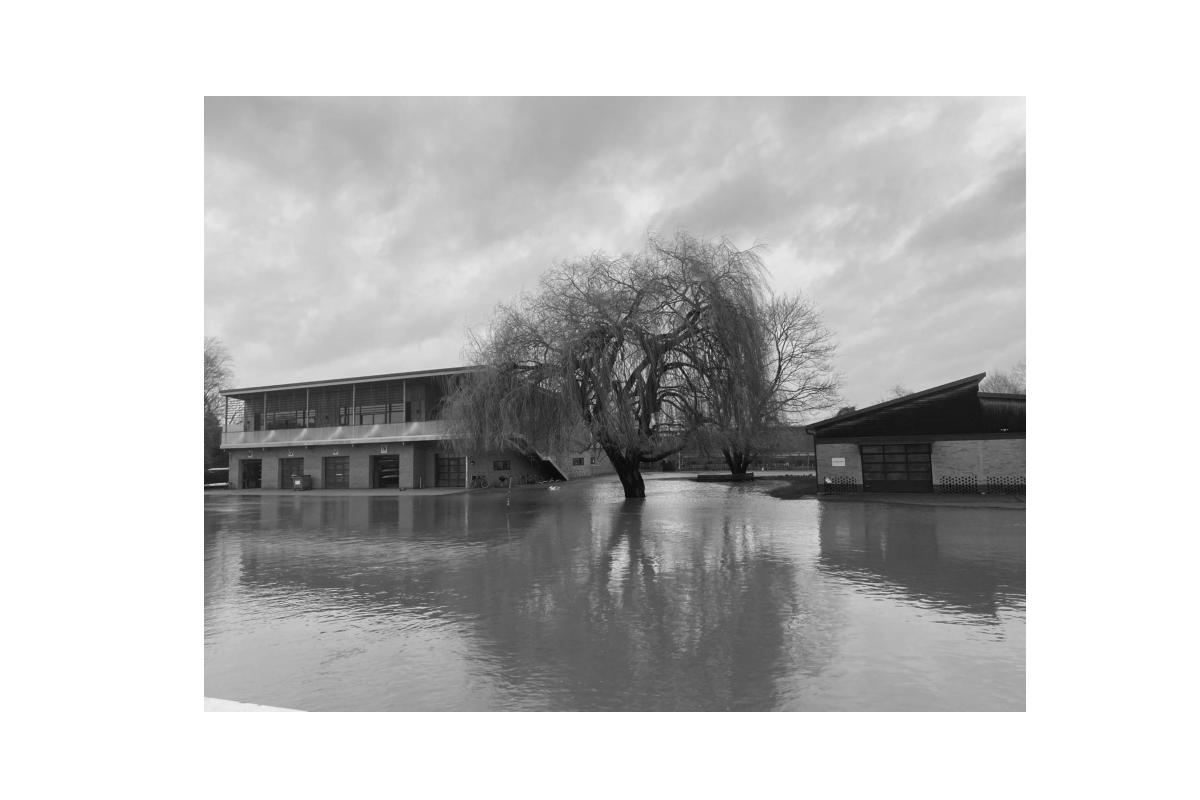
#> input picture data/river_side.jpeg, 1200 x 800 px, found by its file name
$ python q2c.py ../data/river_side.jpeg
#> lines starting #> are read from the running program, lines starting #| are printed output that depends on the picture; after the words box and inside, x2 and y2 are one past the last pixel; in counts of white or black regions, pixels touching at a corner belong together
import argparse
import pywt
import numpy as np
import matplotlib.pyplot as plt
from skimage import io
from copy import deepcopy


def main(image_path, level, crop_list):
    # Read the image.
#> called with image_path = '../data/river_side.jpeg'
    img = io.imread("data/river_side.jpeg")
#> img is the input picture: shape (800, 1200, 3); min 0, max 255, mean 195.9

    # Convert RGB to gray scale.
    img_gray = np.mean(img, axis=2)
    level = 2

    img_gray = img_gray[crop_list[0] : crop_list[1], crop_list[2] : crop_list[3]]
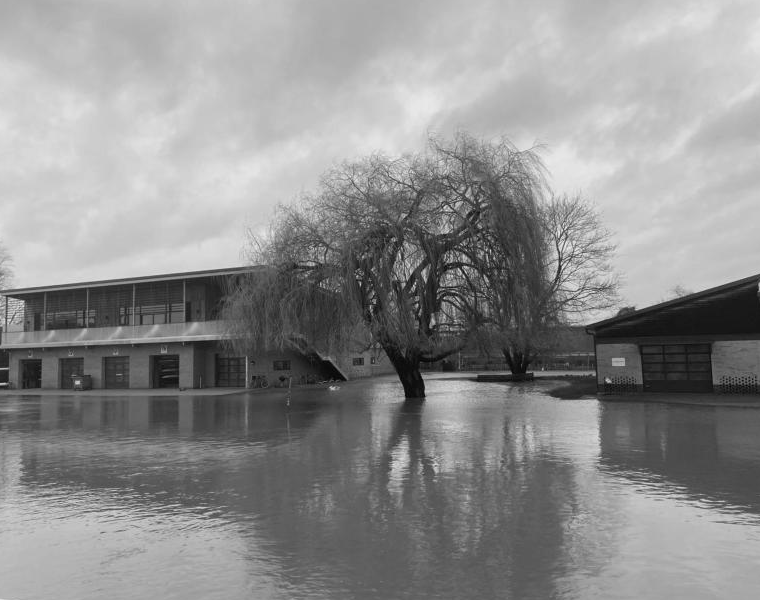
#> img_gray: shape (600, 760) float64; min 0, max 238, mean 142

    coeffs = pywt.wavedec2(img_gray, wavelet="db4", mode="per", level=level)
#> coeffs = 3 items
    coeff_array, coeff_slices = pywt.coeffs_to_array(coeffs)
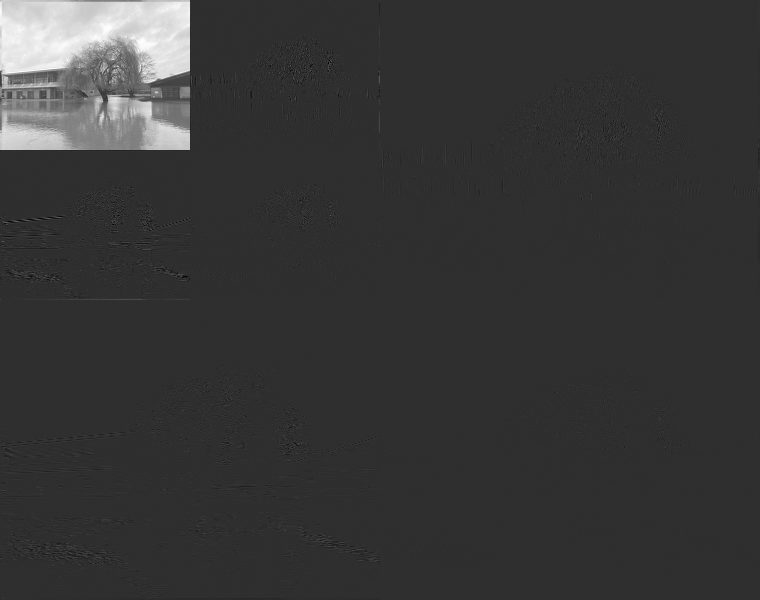
#> coeff_array: shape (600, 760) float64; min -209.8, max 925.7, mean 35.5; drawn with min black and max white
#> coeff_slices = 3 items

    # Threshold wavelet coefficients retaining only the largest 15%.
    coeff_array_top_15_binary = np.abs(coeff_array) > np.percentile(
        np.abs(coeff_array), 85
    )
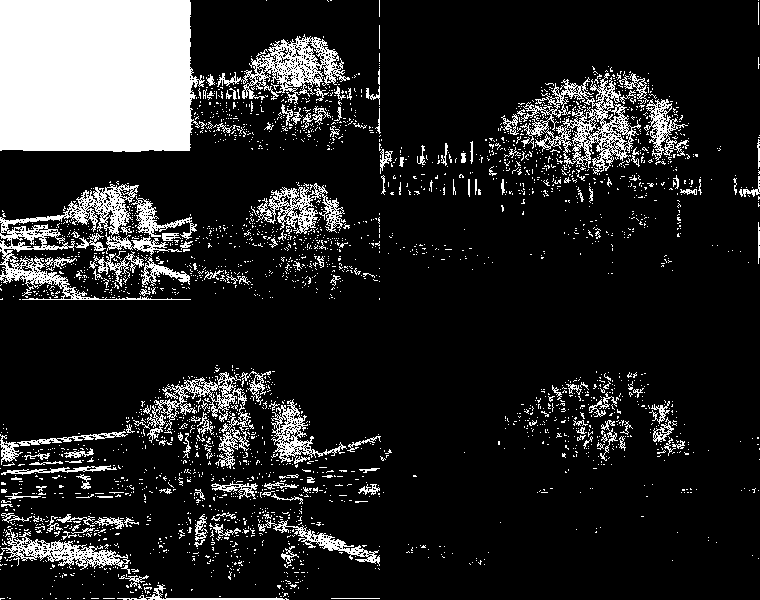
#> coeff_array_top_15_binary: shape (600, 760) bool; 15% white; 2859 white regions (2692 under 20 px), largest, box (x1, y1, x2, y2) and area: (0, 0, 205, 152) 28936, (0, 184, 191, 300) 4794, (520, 73, 641, 175) 3685

    plt.imshow(coeff_array_top_15_binary, cmap="gray")
    plt.axis("off")
    plt.title("Thresholded Wavelet Coefficients - Top 15%")
    plt.tight_layout()
    plt.savefig("outputs/q2c_thresholded_wavelet_coeffs.png", dpi=300)
    print(
        "[INFO] Thresholded coefficient plot saved to "
        "'outputs/q2c_thresholded_wavelet_coeffs.png'"
    )

    # Reconstruct the image using the thresholded coefficients.
    coeffs = pywt.array_to_coeffs(coeff_array, coeff_slices, output_format="wavedec2")

    reconstructed_img = pywt.waverec2(coeffs, wavelet="db4", mode="per")

    plt.imshow(reconstructed_img, cmap="gray")
    plt.axis("off")
    plt.title("Reconstructed Image")
    plt.tight_layout()
    plt.savefig("outputs/q2c_reconstructed_image.png", dpi=300)
    print(
        "[INFO] Reconstructed image saved to " "'outputs/q2c_reconstructed_image.png'"
    )

    # Compute diff between original and reconstructed image.
    diff = img_gray - reconstructed_img
    plt.imshow(diff, cmap="gray")
    plt.axis("off")
    plt.colorbar()
    plt.title(f"Difference Image (MSE: {np.mean(diff ** 2):.2f})")
    plt.tight_layout()
    plt.savefig("outputs/q2c_diff_image.png", dpi=300)
    print("[INFO] Difference image saved to 'outputs/q2c_diff_image.png'")

    # Visualise reconstruction when retaining diff percentages of top coeffs.
    thresholds = [0.2, 0.1, 0.05, 0.025]
    for thresh in thresholds:
        coeff_array_dup = deepcopy(coeff_array)
        coeff_threshold = np.percentile(np.abs(coeff_array), 100 * (1 - thresh))

        # Zeroing out smaller coefficients
        coeff_array_dup[np.abs(coeff_array) < coeff_threshold] = 0

        # Convert array back to original coefficient structure
        coeffs_thresh = pywt.array_to_coeffs(
            coeff_array_dup, coeff_slices, output_format="wavedec2"
        )

        # Reconstruct image from thresholded coefficients.
        img_reconstructed = pywt.waverec2(coeffs_thresh, "db4", mode="periodization")

        # Compute difference and MSE
        difference = img_gray - img_reconstructed
        mse = np.mean((difference) ** 2)

        fig, ax = plt.subplots(1, 3, figsize=(15, 5))
        ax[0].imshow(img_gray, cmap="gray", interpolation="nearest")
        ax[0].set_title("Original Image")
        ax[0].axis("off")

        ax[1].imshow(img_reconstructed, cmap="gray", interpolation="nearest")
        ax[1].set_title("Reconstructed Image")
        ax[1].axis("off")

        im = ax[2].imshow(difference, cmap="coolwarm", interpolation="nearest")
        ax[2].set_title(f"Difference Image\nMSE: {mse:.2e}")
        ax[2].axis("off")
        fig.colorbar(im, ax=ax[2], fraction=0.036, pad=0.04)

        plt.tight_layout()
        plt.savefig(
            f"outputs/q2c_river_side_threshold_{thresh}.jpeg",
            dpi=300,
            bbox_inches="tight",
        )
        print(
            f"[INFO] Thresholded coefficient plot saved to "
            f"'outputs/q2c_river_side_threshold_{thresh}.jpeg'"
        )
#> this loop made 4 passes
#> (coeff_threshold, mse) on passes 1 to 4: (6.6, 2.67), (20.97, 18.01), (336.8, 835.8), (716.7, 7638.5)
#> pass 1, in main, `difference = img_gray - img_reconstructed`:
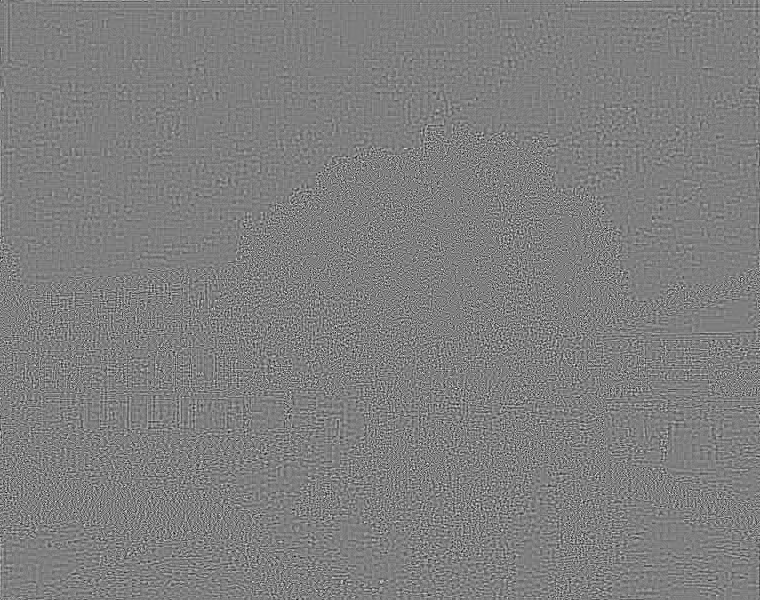
#> difference: shape (600, 760) float64; min -10.06, max 10.1, mean -3.18e-14; drawn with min black and max white
#> pass 1, in main, `plt.savefig( f"outputs/q2c_river_side_threshold_{thresh}.jpeg", dpi=30..`:
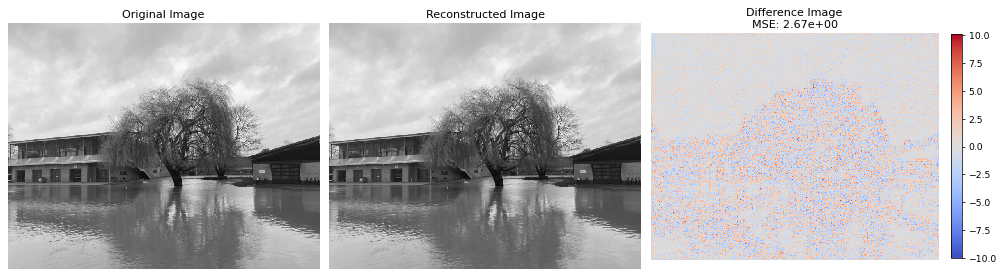
#> figure drawn by matplotlib, 4 panels
#> after the loop:
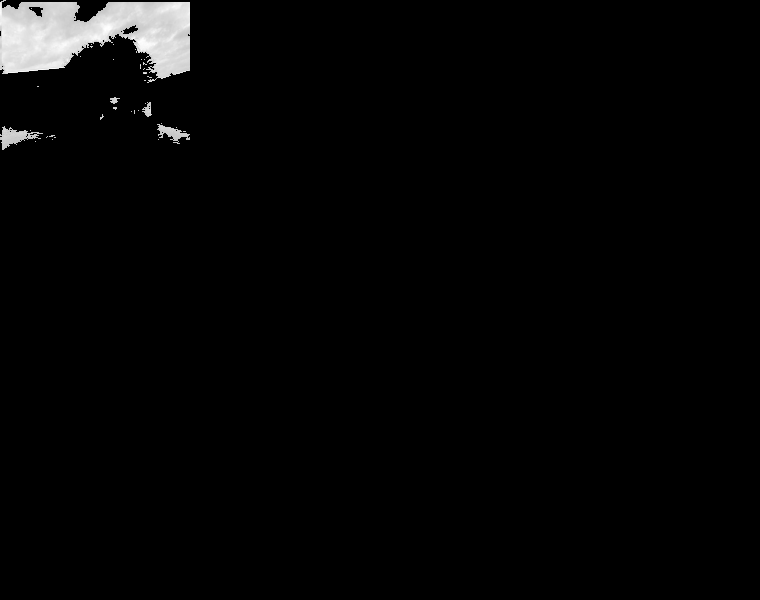
#> coeff_array_dup: shape (600, 760) float64; min 0, max 925.7, mean 19.9; drawn with min black and max white


if __name__ == "__main__":
    parser = argparse.ArgumentParser(
        description="Wavelet Reconstruction of river image."
    )
    parser.add_argument("image_path", type=str, help="Input file")
    parser.add_argument("--level", type=int, help="Level of wavelet decomposition")
    parser.add_argument(
        "--crop_list",
        nargs="+",
        type=int,
        help="List of crop coordinates",
        default=[100, -100, 220, -220],
    )
    args = parser.parse_args()

    image_path = args.image_path
    level = args.level
    crop_list = args.crop_list
    main(image_path, level, crop_list)
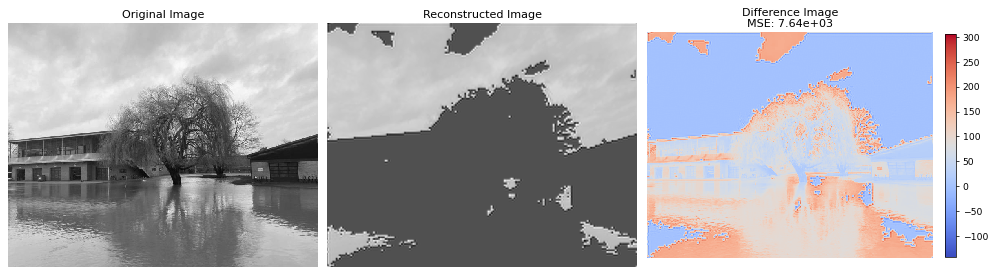
#> figure drawn by matplotlib, 4 panels
